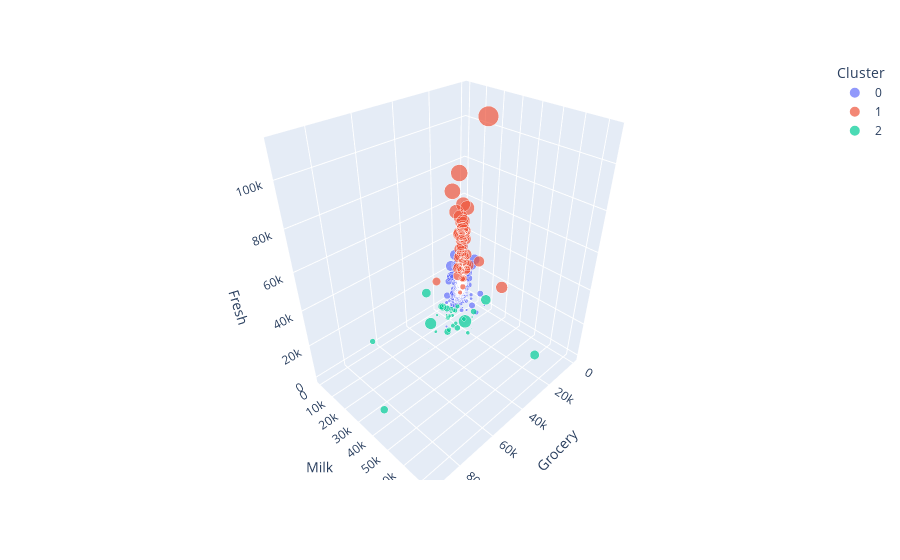

Source (notebook cell):
### Code cell
fig = px.scatter_3d(df, x="Grocery", y="Milk", z="Fresh", color='Cluster', size="Fresh")
fig.show()

### Figure 1 — Plotly figure (JSON) as saved in the notebook; plotly's stock layout.template omitted (floating-point values rounded to 4 significant figures; data arrays with more than 128 entries replaced by an {"elided": "..."} marker saying what was removed)
{"data": [{"hovertemplate": "Cluster=0<br>Grocery=%{x}<br>Milk=%{y}<br>Fresh=%{marker.size}<extra></extra>", "legendgroup": "0", "marker": {"color": "#636efa", "size": {"elided": "350 int values"}, "sizemode": "area", "sizeref": 280.4, "symbol": "circle"}, "mode": "markers", "name": "0", "scene": "scene", "showlegend": true, "type": "scatter3d", "x": {"elided": "350 int values"}, "y": {"elided": "350 int values"}, "z": {"elided": "350 int values"}}, {"hovertemplate": "Cluster=1<br>Grocery=%{x}<br>Milk=%{y}<br>Fresh=%{marker.size}<extra></extra>", "legendgroup": "1", "marker": {"color": "#EF553B", "size": [22615, 31714, 31276, 22647, 43088, 29729, 29955, 56159, 24025, 40721, 16705, 18291, 43265, 11314, 56082, 19046, 36050, 76237, 42312, 37036, 45640, 112151, 36847, 30624, 25203, 47493, 22096, 31614, 56083, 53205, 36817, 27901, 9061, 49063, 25767, 68951, 40254, 42786, 32717, 16823, 39679, 38793, 17770, 34454, 23632, 27167, 25066, 4983, 11243, 31012, 8533, 29703, 39228], "sizemode": "area", "sizeref": 280.4, "symbol": "circle"}, "mode": "markers", "name": "1", "scene": "scene", "showlegend": true, "type": "scatter3d", "x": [7198, 11757, 4469, 13792, 2609, 7326, 5428, 902, 4757, 5876, 3202, 21042, 8117, 2062, 8906, 2469, 2961, 7102, 1510, 8253, 6536, 18148, 20170, 4897, 9490, 3779, 7041, 1495, 2124, 7336, 1493, 6964, 683, 4252, 2013, 12609, 3600, 471, 13626, 2743, 4955, 2648, 1617, 8469, 3842, 2128, 5026, 6633, 2593, 5429, 5160, 16027, 764], "y": [5410, 12319, 1917, 9776, 2100, 4786, 4362, 555, 4332, 3916, 2037, 1266, 5025, 3090, 3504, 2770, 1642, 3473, 926, 7152, 6958, 29627, 43950, 7209, 11487, 2567, 3575, 489, 4563, 4959, 3045, 3749, 829, 3965, 3613, 4411, 640, 286, 16784, 928, 3944, 3154, 4591, 7435, 6730, 2801, 5010, 4859, 2408, 16687, 5506, 12051, 1431], "z": [22615, 31714, 31276, 22647, 43088, 29729, 29955, 56159, 24025, 40721, 16705, 18291, 43265, 11314, 56082, 19046, 36050, 76237, 42312, 37036, 45640, 112151, 36847, 30624, 25203, 47493, 22096, 31614, 56083, 53205, 36817, 27901, 9061, 49063, 25767, 68951, 40254, 42786, 32717, 16823, 39679, 38793, 17770, 34454, 23632, 27167, 25066, 4983, 11243, 31012, 8533, 29703, 39228]}, {"hovertemplate": "Cluster=2<br>Grocery=%{x}<br>Milk=%{y}<br>Fresh=%{marker.size}<extra></extra>", "legendgroup": "2", "marker": {"color": "#00cc96", "size": [26373, 4113, 630, 5181, 3103, 44466, 4967, 4098, 35942, 85, 12205, 16117, 22925, 9198, 22039, 1989, 5531, 200, 3067, 4484, 1107, 5550, 12119, 2532, 6134, 5283, 161, 6468, 918, 2137, 9759, 11223, 8565, 1689, 5981, 1210, 14531], "sizemode": "area", "sizeref": 280.4, "symbol": "circle"}, "mode": "markers", "name": "2", "scene": "scene", "showlegend": true, "type": "scatter3d", "x": [22019, 25957, 23998, 21531, 21955, 55571, 28921, 26866, 59598, 45828, 28540, 92780, 32114, 32034, 34792, 19460, 26870, 19816, 23127, 24708, 23596, 16767, 39694, 36486, 33586, 20399, 24773, 21570, 13567, 19172, 17645, 26839, 67298, 26316, 20521, 22294, 30243], "y": [36423, 20484, 11095, 22044, 14069, 54259, 21412, 29892, 38369, 20959, 12697, 46197, 73498, 27472, 8384, 10690, 15726, 25862, 13240, 14399, 11711, 12729, 28326, 16599, 23133, 13316, 7460, 12867, 20655, 3737, 25071, 14881, 4980, 6964, 14641, 10044, 15488], "z": [26373, 4113, 630, 5181, 3103, 44466, 4967, 4098, 35942, 85, 12205, 16117, 22925, 9198, 22039, 1989, 5531, 200, 3067, 4484, 1107, 5550, 12119, 2532, 6134, 5283, 161, 6468, 918, 2137, 9759, 11223, 8565, 1689, 5981, 1210, 14531]}], "layout": {"autosize": true, "legend": {"itemsizing": "constant", "title": {"text": "Cluster"}, "tracegroupgap": 0}, "margin": {"t": 60}, "scene": {"aspectmode": "auto", "aspectratio": {"x": 1.015, "y": 0.8033, "z": 1.227}, "camera": {"center": {"x": 0, "y": 0, "z": 0}, "eye": {"x": 1.25, "y": 1.25, "z": 1.25}, "projection": {"type": "perspective"}, "up": {"x": 0, "y": 0, "z": 1}}, "domain": {"x": [0, 1], "y": [0, 1]}, "xaxis": {"title": {"text": "Grocery"}, "type": "linear"}, "yaxis": {"title": {"text": "Milk"}, "type": "linear"}, "zaxis": {"title": {"text": "Fresh"}, "type": "linear"}}}}
